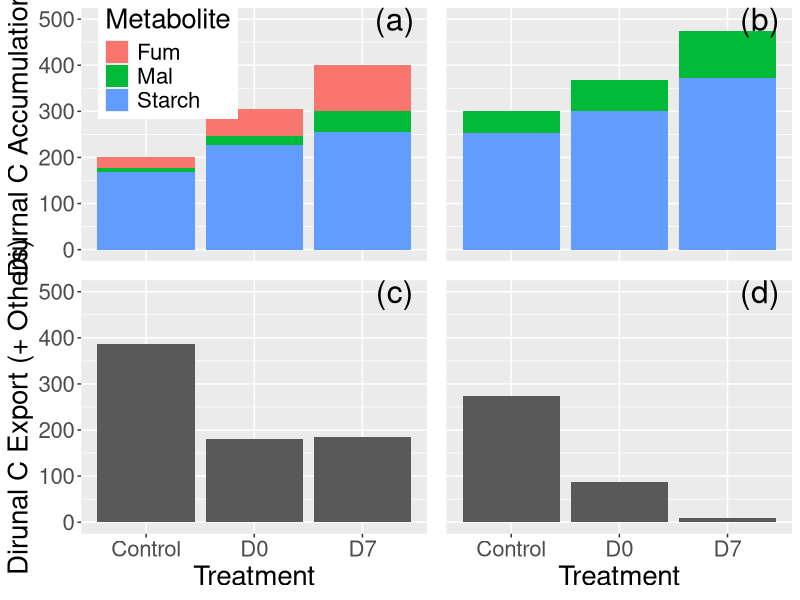

R code for this plot:
setwd("~/PhD/Year4/GilesPaper/ReSubmission")
library(readxl) 
library(ggplot2)
library(gridExtra)
library(egg)
dat = read_excel("PieChartData.xlsx",sheet=2,col_names=TRUE)

metabodat = dat[-which(dat$Amount=="NA"),]
exportdat = dat[which(dat$Metabolite=="Export"),-3]
Col0_m = metabodat[which(metabodat$Genotype=="Col0"),-c(1,3)]
Fum2_m = metabodat[which(metabodat$Genotype=="Fum2"),-c(1,3)]
Col0_e=exportdat[which(exportdat$Genotype=="Col0"),-c(1,4)]
Fum2_e=exportdat[which(exportdat$Genotype=="Fum2"),-c(1,4)]

p1 = ggplot(data=Col0_m, aes(x=Treatment, y=Flux, fill=Metabolite)) +
  geom_bar(stat="identity")+
  theme(legend.position = c(0.25,0.8)) + 
  ylim(0, 500) +
  annotate("text", x=3.3, y=500, label= "(a)", size=8) +
  theme(text = element_text(size=20)) + 
  ylab('Diurnal C Accumulation')+
  theme(axis.title.x=element_blank(),
        axis.text.x=element_blank(),
        axis.ticks.x=element_blank())
p2 = ggplot(data=Fum2_m, aes(x=Treatment, y=Flux, fill=Metabolite)) +
  geom_bar(stat="identity") +
  theme(legend.position = "none") + 
  ylim(0, 500) +
  annotate("text", x=3.3, y=500, label= "(b)", size=8) +
  theme(text = element_text(size=20))+
  theme(axis.title.x=element_blank(),
        axis.text.x=element_blank(),
        axis.ticks.x=element_blank())+
  theme(axis.title.y=element_blank(),
        axis.text.y=element_blank(),
        axis.ticks.y=element_blank())

p3 = ggplot(data=Col0_e,aes(x=Treatment, y=Flux)) +
  geom_bar(stat="identity")+ 
  ylim(0, 500) +
  annotate("text", x=3.3, y=500, label= "(c)", size=8) +
  theme(text = element_text(size=20)) +
  ylab('Dirunal C Export (+ Others)')
p4 = ggplot(data=Fum2_e,aes(x=Treatment, y=Flux)) +
  geom_bar(stat="identity")+ 
  ylim(0, 500) +
  annotate("text", x=3.3, y=500, label= "(d)", size=8) +
  theme(text = element_text(size=20))+
  theme(axis.title.y=element_blank(),
        axis.text.y=element_blank(),
        axis.ticks.y=element_blank())

ggarrange(p1, p2, p3, p4, nrow = 2)
